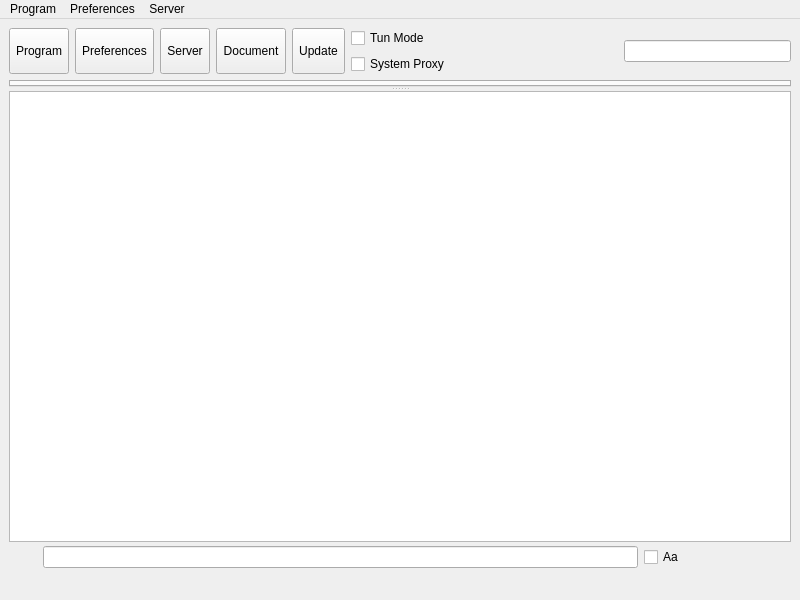
<?xml version="1.0" encoding="UTF-8"?>
<ui version="4.0">
 <class>MainWindow</class>
 <widget class="QMainWindow" name="MainWindow">
  <property name="geometry">
   <rect>
    <x>0</x>
    <y>0</y>
    <width>800</width>
    <height>600</height>
   </rect>
  </property>
  <property name="minimumSize">
   <size>
    <width>800</width>
    <height>600</height>
   </size>
  </property>
  <property name="windowTitle">
   <string notr="true">nya</string>
  </property>
  <widget class="QWidget" name="centralwidget">
   <layout class="QVBoxLayout" name="verticalLayout_3" stretch="0,0,0">
    <item>
     <layout class="QHBoxLayout" name="horizontalLayout_2">
      <item>
       <widget class="QToolButton" name="toolButton_program">
        <property name="sizePolicy">
         <sizepolicy hsizetype="Preferred" vsizetype="Preferred">
          <horstretch>0</horstretch>
          <verstretch>0</verstretch>
         </sizepolicy>
        </property>
        <property name="text">
         <string>Program</string>
        </property>
        <property name="icon">
         <iconset theme="applications-system"/>
        </property>
        <property name="iconSize">
         <size>
          <width>24</width>
          <height>24</height>
         </size>
        </property>
        <property name="popupMode">
         <enum>QToolButton::ToolButtonPopupMode::InstantPopup</enum>
        </property>
        <property name="toolButtonStyle">
         <enum>Qt::ToolButtonStyle::ToolButtonTextUnderIcon</enum>
        </property>
       </widget>
      </item>
      <item>
       <widget class="QToolButton" name="toolButton_preferences">
        <property name="sizePolicy">
         <sizepolicy hsizetype="Preferred" vsizetype="Preferred">
          <horstretch>0</horstretch>
          <verstretch>0</verstretch>
         </sizepolicy>
        </property>
        <property name="text">
         <string>Preferences</string>
        </property>
        <property name="icon">
         <iconset theme="applications-development"/>
        </property>
        <property name="iconSize">
         <size>
          <width>24</width>
          <height>24</height>
         </size>
        </property>
        <property name="popupMode">
         <enum>QToolButton::ToolButtonPopupMode::InstantPopup</enum>
        </property>
        <property name="toolButtonStyle">
         <enum>Qt::ToolButtonStyle::ToolButtonTextUnderIcon</enum>
        </property>
       </widget>
      </item>
      <item>
       <widget class="QToolButton" name="toolButton_server">
        <property name="sizePolicy">
         <sizepolicy hsizetype="Preferred" vsizetype="Preferred">
          <horstretch>0</horstretch>
          <verstretch>0</verstretch>
         </sizepolicy>
        </property>
        <property name="text">
         <string>Server</string>
        </property>
        <property name="icon">
         <iconset theme="folder-new"/>
        </property>
        <property name="iconSize">
         <size>
          <width>24</width>
          <height>24</height>
         </size>
        </property>
        <property name="popupMode">
         <enum>QToolButton::ToolButtonPopupMode::InstantPopup</enum>
        </property>
        <property name="toolButtonStyle">
         <enum>Qt::ToolButtonStyle::ToolButtonTextUnderIcon</enum>
        </property>
       </widget>
      </item>
      <item>
       <widget class="QToolButton" name="toolButton_document">
        <property name="sizePolicy">
         <sizepolicy hsizetype="Preferred" vsizetype="Preferred">
          <horstretch>0</horstretch>
          <verstretch>0</verstretch>
         </sizepolicy>
        </property>
        <property name="text">
         <string>Document</string>
        </property>
        <property name="icon">
         <iconset theme="help-about"/>
        </property>
        <property name="iconSize">
         <size>
          <width>24</width>
          <height>24</height>
         </size>
        </property>
        <property name="popupMode">
         <enum>QToolButton::ToolButtonPopupMode::InstantPopup</enum>
        </property>
        <property name="toolButtonStyle">
         <enum>Qt::ToolButtonStyle::ToolButtonTextUnderIcon</enum>
        </property>
       </widget>
      </item>
      <item>
       <widget class="QToolButton" name="toolButton_update">
        <property name="sizePolicy">
         <sizepolicy hsizetype="Preferred" vsizetype="Preferred">
          <horstretch>0</horstretch>
          <verstretch>0</verstretch>
         </sizepolicy>
        </property>
        <property name="text">
         <string>Update</string>
        </property>
        <property name="icon">
         <iconset theme="system-software-update"/>
        </property>
        <property name="iconSize">
         <size>
          <width>24</width>
          <height>24</height>
         </size>
        </property>
        <property name="popupMode">
         <enum>QToolButton::ToolButtonPopupMode::InstantPopup</enum>
        </property>
        <property name="toolButtonStyle">
         <enum>Qt::ToolButtonStyle::ToolButtonTextUnderIcon</enum>
        </property>
       </widget>
      </item>
      <item>
       <layout class="QVBoxLayout" name="verticalLayout_4">
        <item>
         <widget class="QCheckBox" name="checkBox_VPN">
          <property name="sizePolicy">
           <sizepolicy hsizetype="Preferred" vsizetype="Preferred">
            <horstretch>0</horstretch>
            <verstretch>0</verstretch>
           </sizepolicy>
          </property>
          <property name="text">
           <string>Tun Mode</string>
          </property>
         </widget>
        </item>
        <item>
         <widget class="QCheckBox" name="checkBox_SystemProxy">
          <property name="sizePolicy">
           <sizepolicy hsizetype="Preferred" vsizetype="Preferred">
            <horstretch>0</horstretch>
            <verstretch>0</verstretch>
           </sizepolicy>
          </property>
          <property name="text">
           <string>System Proxy</string>
          </property>
         </widget>
        </item>
       </layout>
      </item>
      <item>
       <spacer name="horizontalSpacer">
        <property name="orientation">
         <enum>Qt::Orientation::Horizontal</enum>
        </property>
        <property name="sizeType">
         <enum>QSizePolicy::Policy::Expanding</enum>
        </property>
        <property name="sizeHint" stdset="0">
         <size>
          <width>40</width>
          <height>20</height>
         </size>
        </property>
       </spacer>
      </item>
      <item>
       <widget class="QLineEdit" name="search">
        <property name="sizePolicy">
         <sizepolicy hsizetype="Expanding" vsizetype="Fixed">
          <horstretch>0</horstretch>
          <verstretch>0</verstretch>
         </sizepolicy>
        </property>
        <property name="clearButtonEnabled">
         <bool>true</bool>
        </property>
       </widget>
      </item>
     </layout>
    </item>
    <item>
     <widget class="QSplitter" name="splitter">
      <property name="orientation">
       <enum>Qt::Orientation::Vertical</enum>
      </property>
      <widget class="QTabWidget" name="tabWidget">
       <property name="currentIndex">
        <number>-1</number>
       </property>
       <property name="movable">
        <bool>true</bool>
       </property>
      </widget>
      <widget class="QWidget" name="logPage">
       <layout class="QVBoxLayout" name="logPageLayout">
        <property name="spacing">
         <number>2</number>
        </property>
        <property name="leftMargin">
         <number>0</number>
        </property>
        <property name="topMargin">
         <number>0</number>
        </property>
        <property name="rightMargin">
         <number>0</number>
        </property>
        <property name="bottomMargin">
         <number>0</number>
        </property>
        <item>
         <widget class="QTextBrowser" name="masterLogBrowser">
          <property name="contextMenuPolicy">
           <enum>Qt::ContextMenuPolicy::CustomContextMenu</enum>
          </property>
          <property name="openLinks">
           <bool>false</bool>
          </property>
         </widget>
        </item>
        <item>
         <widget class="QWidget" name="logSearchBar" native="true">
          <property name="visible">
           <bool>false</bool>
          </property>
          <layout class="QHBoxLayout" name="logSearchLayout">
           <property name="spacing">
            <number>6</number>
           </property>
           <property name="leftMargin">
            <number>4</number>
           </property>
           <property name="topMargin">
            <number>2</number>
           </property>
           <property name="rightMargin">
            <number>4</number>
           </property>
           <property name="bottomMargin">
            <number>2</number>
           </property>
           <item>
            <widget class="QToolButton" name="logSearchIcon">
             <property name="icon">
              <iconset theme="edit-find"/>
             </property>
             <property name="autoRaise">
              <bool>true</bool>
             </property>
             <property name="enabled">
              <bool>false</bool>
             </property>
            </widget>
           </item>
           <item>
            <widget class="QLineEdit" name="logSearchEdit">
             <property name="clearButtonEnabled">
              <bool>true</bool>
             </property>
            </widget>
           </item>
           <item>
            <widget class="QCheckBox" name="logSearchCase">
             <property name="toolTip">
              <string>Match case</string>
             </property>
             <property name="text">
              <string>Aa</string>
             </property>
            </widget>
           </item>
           <item>
            <widget class="QLabel" name="logSearchLabel">
             <property name="text">
              <string/>
             </property>
            </widget>
           </item>
           <item>
            <widget class="QToolButton" name="logSearchPrev">
             <property name="toolTip">
              <string>Previous (Shift+F3)</string>
             </property>
             <property name="icon">
              <iconset theme="go-up"/>
             </property>
             <property name="autoRaise">
              <bool>true</bool>
             </property>
            </widget>
           </item>
           <item>
            <widget class="QToolButton" name="logSearchNext">
             <property name="toolTip">
              <string>Next (F3)</string>
             </property>
             <property name="icon">
              <iconset theme="go-down"/>
             </property>
             <property name="autoRaise">
              <bool>true</bool>
             </property>
            </widget>
           </item>
           <item>
            <widget class="QToolButton" name="logSearchClose">
             <property name="toolTip">
              <string>Close (Esc)</string>
             </property>
             <property name="icon">
              <iconset theme="window-close"/>
             </property>
             <property name="autoRaise">
              <bool>true</bool>
             </property>
            </widget>
           </item>
          </layout>
         </widget>
        </item>
       </layout>
      </widget>
     </widget>
    </item>
    <item>
     <layout class="QHBoxLayout" name="horizontalLayout">
      <item>
       <widget class="QLabel" name="label_running">
        <property name="text">
         <string/>
        </property>
        <property name="alignment">
         <set>Qt::AlignmentFlag::AlignCenter</set>
        </property>
       </widget>
      </item>
      <item>
       <widget class="QLabel" name="label_inbound">
        <property name="text">
         <string/>
        </property>
        <property name="alignment">
         <set>Qt::AlignmentFlag::AlignCenter</set>
        </property>
       </widget>
      </item>
      <item>
       <widget class="QLabel" name="label_speed">
        <property name="text">
         <string/>
        </property>
        <property name="alignment">
         <set>Qt::AlignmentFlag::AlignCenter</set>
        </property>
       </widget>
      </item>
     </layout>
    </item>
   </layout>
  </widget>
  <widget class="QMenuBar" name="menubar">
   <property name="geometry">
    <rect>
     <x>0</x>
     <y>0</y>
     <width>800</width>
     <height>33</height>
    </rect>
   </property>
   <widget class="QMenu" name="menu_program">
    <property name="title">
     <string>Program</string>
    </property>
    <widget class="QMenu" name="menu_spmode">
     <property name="title">
      <string>System Proxy</string>
     </property>
     <addaction name="menu_spmode_system_proxy"/>
     <addaction name="menu_spmode_vpn"/>
     <addaction name="menu_spmode_disabled"/>
    </widget>
    <widget class="QMenu" name="menu_program_preference">
     <property name="title">
      <string>Preferences</string>
     </property>
    </widget>
    <widget class="QMenu" name="menuActive_Server">
     <property name="title">
      <string>Active Server</string>
     </property>
    </widget>
    <widget class="QMenu" name="menuActive_Routing">
     <property name="title">
      <string>Active Routing</string>
     </property>
    </widget>
    <addaction name="actionOpen_Dashboard"/>
    <addaction name="menu_open_config_folder"/>
    <addaction name="separator"/>
    <addaction name="menu_scan_qr"/>
    <addaction name="separator"/>
    <addaction name="menuActive_Server"/>
    <addaction name="menuActive_Routing"/>
    <addaction name="menu_spmode"/>
    <addaction name="menu_program_preference"/>
    <addaction name="separator"/>
    <addaction name="actionRestart_Proxy"/>
    <addaction name="actionRestart_Program"/>
    <addaction name="menu_exit"/>
   </widget>
   <widget class="QMenu" name="menu_preferences">
    <property name="title">
     <string>Preferences</string>
    </property>
    <addaction name="menu_manage_groups"/>
    <addaction name="menu_basic_settings"/>
    <addaction name="menu_routing_settings"/>
    <addaction name="menu_hotkey_settings"/>
   </widget>
   <widget class="QMenu" name="menu_server">
    <property name="title">
     <string>Server</string>
    </property>
    <widget class="QMenu" name="menu_share_item">
     <property name="title">
      <string>Share</string>
     </property>
     <addaction name="menu_qr"/>
     <addaction name="menu_export_config"/>
     <addaction name="separator"/>
     <addaction name="menu_copy_links"/>
     <addaction name="menu_copy_links_nkr"/>
    </widget>
    <addaction name="menu_add_from_input"/>
    <addaction name="menu_add_from_clipboard"/>
    <addaction name="separator"/>
    <addaction name="menu_start"/>
    <addaction name="menu_stop"/>
    <addaction name="separator"/>
    <addaction name="menu_select_all"/>
    <addaction name="menu_move"/>
    <addaction name="menu_clone"/>
    <addaction name="menu_delete"/>
    <addaction name="separator"/>
    <addaction name="menu_share_item"/>
    <addaction name="separator"/>
    <addaction name="menu_tcp_ping"/>
    <addaction name="menu_url_test"/>
    <addaction name="menu_full_test"/>
    <addaction name="menu_stop_testing"/>
    <addaction name="menu_clear_test_result"/>
    <addaction name="menu_reset_traffic"/>
    <addaction name="menu_resolve_domain"/>
    <addaction name="separator"/>
    <addaction name="menu_remove_unavailable"/>
    <addaction name="menu_delete_repeat"/>
    <addaction name="separator"/>
    <addaction name="menu_update_subscription"/>
    <addaction name="separator"/>
    <addaction name="menu_profile_debug_info"/>
    <addaction name="separator"/>
   </widget>
   <addaction name="menu_program"/>
   <addaction name="menu_preferences"/>
   <addaction name="menu_server"/>
  </widget>
  <action name="menu_exit">
   <property name="text">
    <string>Exit</string>
   </property>
  </action>
  <action name="menu_basic_settings">
   <property name="text">
    <string>Basic Settings</string>
   </property>
  </action>
  <action name="menu_add_from_input">
   <property name="text">
    <string>New profile</string>
   </property>
  </action>
  <action name="menu_manage_groups">
   <property name="text">
    <string>Groups</string>
   </property>
  </action>
  <action name="menu_start">
   <property name="text">
    <string>Start</string>
   </property>
   <property name="shortcut">
    <string notr="true">Return</string>
   </property>
  </action>
  <action name="menu_stop">
   <property name="text">
    <string>Stop</string>
   </property>
   <property name="shortcut">
    <string notr="true">Ctrl+S</string>
   </property>
  </action>
  <action name="menu_routing_settings">
   <property name="text">
    <string>Routing Settings</string>
   </property>
  </action>
  <action name="menu_add_from_clipboard">
   <property name="text">
    <string>Add profile from clipboard</string>
   </property>
   <property name="shortcut">
    <string notr="true">Ctrl+V</string>
   </property>
  </action>
  <action name="menu_delete">
   <property name="text">
    <string>Delete</string>
   </property>
   <property name="shortcut">
    <string notr="true">Del</string>
   </property>
  </action>
  <action name="menu_profile_debug_info">
   <property name="text">
    <string>Debug Info</string>
   </property>
  </action>
  <action name="menu_qr">
   <property name="text">
    <string>QR Code and link</string>
   </property>
   <property name="shortcut">
    <string notr="true">Ctrl+Q</string>
   </property>
  </action>
  <action name="menu_tcp_ping">
   <property name="text">
    <string notr="true">Tcp Ping</string>
   </property>
   <property name="shortcut">
    <string notr="true">Ctrl+Shift+P</string>
   </property>
  </action>
  <action name="menu_url_test">
   <property name="text">
    <string notr="true">Url Test</string>
   </property>
   <property name="shortcut">
    <string notr="true">Ctrl+Shift+U</string>
   </property>
  </action>
  <action name="menu_clear_test_result">
   <property name="text">
    <string>Clear Test Result</string>
   </property>
   <property name="shortcut">
    <string notr="true">Ctrl+Shift+C</string>
   </property>
  </action>
  <action name="menu_export_config">
   <property name="text">
    <string>Export %1 config</string>
   </property>
   <property name="shortcut">
    <string notr="true">Ctrl+E</string>
   </property>
  </action>
  <action name="menu_reset_traffic">
   <property name="text">
    <string>Reset Traffic</string>
   </property>
   <property name="shortcut">
    <string notr="true">Ctrl+Shift+T</string>
   </property>
  </action>
  <action name="menu_scan_qr">
   <property name="text">
    <string>Scan QR Code</string>
   </property>
  </action>
  <action name="menu_spmode_system_proxy">
   <property name="checkable">
    <bool>true</bool>
   </property>
   <property name="text">
    <string>Enable System Proxy</string>
   </property>
  </action>
  <action name="menu_spmode_disabled">
   <property name="checkable">
    <bool>true</bool>
   </property>
   <property name="text">
    <string>Disable</string>
   </property>
  </action>
  <action name="menu_delete_repeat">
   <property name="text">
    <string>Remove Duplicates</string>
   </property>
   <property name="shortcut">
    <string notr="true">Ctrl+Shift+D</string>
   </property>
  </action>
  <action name="menu_move">
   <property name="text">
    <string>Move</string>
   </property>
   <property name="shortcut">
    <string notr="true">Ctrl+M</string>
   </property>
  </action>
  <action name="menu_remove_unavailable">
   <property name="text">
    <string>Remove Unavailable</string>
   </property>
   <property name="shortcut">
    <string notr="true">Ctrl+Shift+R</string>
   </property>
  </action>
  <action name="menu_full_test">
   <property name="text">
    <string>Full Test</string>
   </property>
   <property name="shortcut">
    <string notr="true">Ctrl+Shift+F</string>
   </property>
  </action>
  <action name="menu_hotkey_settings">
   <property name="text">
    <string>Hotkey Settings</string>
   </property>
  </action>
  <action name="menu_select_all">
   <property name="text">
    <string>Select All</string>
   </property>
   <property name="shortcut">
    <string notr="true">Ctrl+A</string>
   </property>
  </action>
  <action name="menu_copy_links_nkr">
   <property name="text">
    <string>Copy links of selected (Neko Links)</string>
   </property>
   <property name="shortcut">
    <string notr="true">Ctrl+Alt+C</string>
   </property>
  </action>
  <action name="menu_copy_links">
   <property name="text">
    <string>Copy links of selected</string>
   </property>
   <property name="shortcut">
    <string notr="true">Ctrl+C</string>
   </property>
  </action>
  <action name="menu_spmode_vpn">
   <property name="checkable">
    <bool>true</bool>
   </property>
   <property name="text">
    <string>Enable Tun</string>
   </property>
  </action>
  <action name="menu_clone">
   <property name="text">
    <string>Clone</string>
   </property>
   <property name="shortcut">
    <string notr="true">Ctrl+D</string>
   </property>
  </action>
  <action name="menu_update_subscription">
   <property name="text">
    <string>Update subscription</string>
   </property>
   <property name="shortcut">
    <string notr="true">Ctrl+U</string>
   </property>
  </action>
  <action name="menu_resolve_domain">
   <property name="text">
    <string>Resolve domain</string>
   </property>
   <property name="shortcut">
    <string notr="true">Ctrl+Shift+I</string>
   </property>
  </action>
  <action name="actionRestart_Program">
   <property name="text">
    <string>Restart Program</string>
   </property>
  </action>
  <action name="menu_open_config_folder">
   <property name="text">
    <string>Open Config Folder</string>
   </property>
  </action>
  <action name="actionRestart_Proxy">
   <property name="text">
    <string>Restart Proxy</string>
   </property>
  </action>
  <action name="menu_stop_testing">
   <property name="text">
    <string>Stop Testing</string>
   </property>
   <property name="shortcut">
    <string>Ctrl+Shift+S</string>
   </property>
  </action>
  <action name="actionOpen_Dashboard">
   <property name="text">
    <string>Open Dashboard</string>
   </property>
  </action>
 </widget>
 <resources/>
 <connections/>
</ui>
